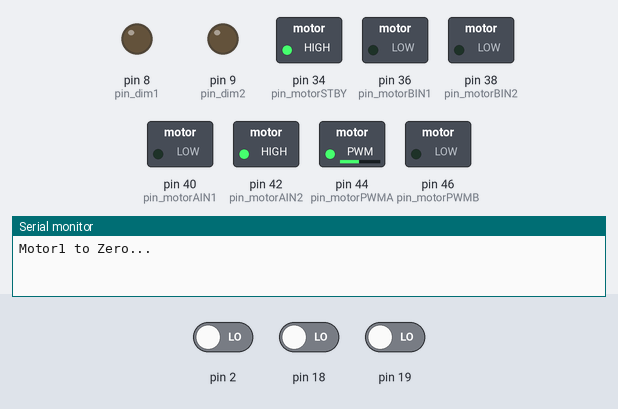
A sketch run on a simulated Arduino Mega 2560, built with avr-gcc and run on an emulated ATmega2560. Shown: switched loads named in the sketch (green lamp = pin HIGH), output pins drawn as LEDs (lit = HIGH), the last lines printed to the serial monitor. The test bench sets the inputs (shaded band); at power-on: pin 18 LOW, pin 19 LOW, pin 2 LOW. The local clock reads 2024-03-15 10:24:30 at power-on unless the sketch sets it.

Above: at 5.0 s.
5.1 s: pin 18 driven HIGH
At 6.3 s:
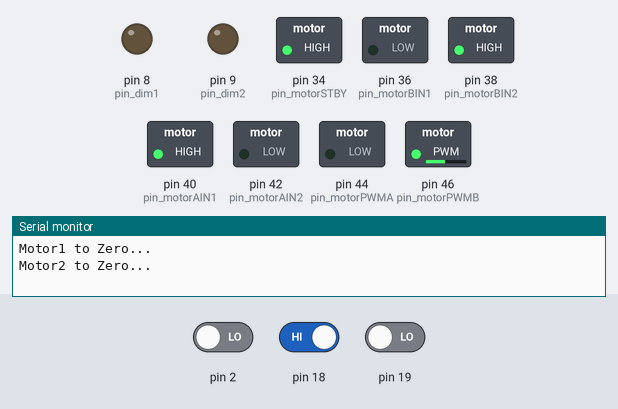
6.6 s: pin 19 driven HIGH
At 7.8 s:
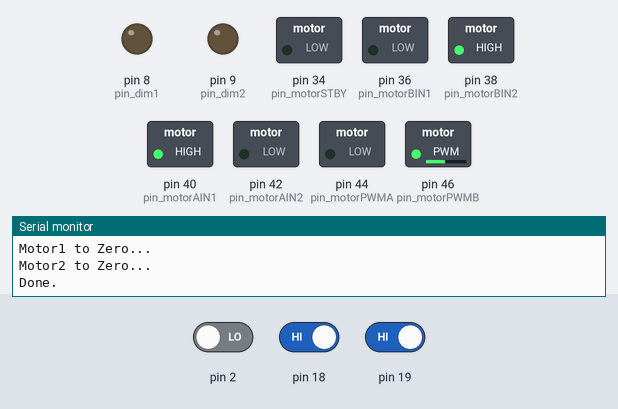
8.1 s: pin 2 driven HIGH
At 11.9 s:
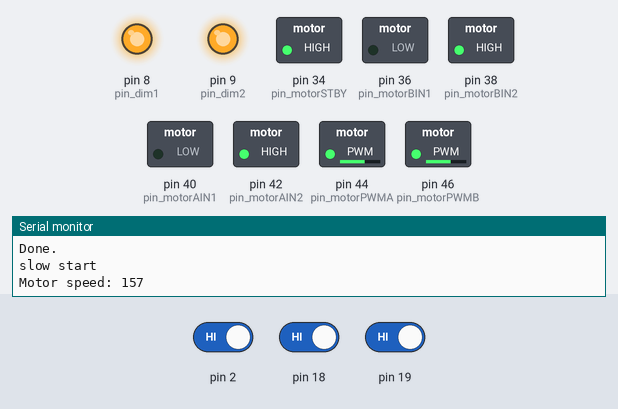
Timing chart, 0 to 13.4 s (numbered marks = the images above; inputs shaded):
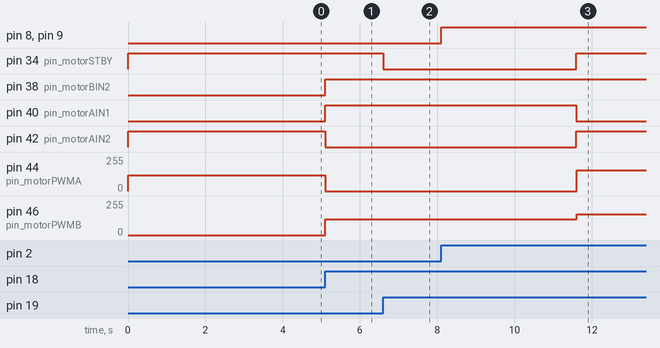

Measured:
- after the input at 5.1 s, pin 38 (pin_motorBIN2), pin 40 (pin_motorAIN1): LOW → HIGH at once; pin 42 (pin_motorAIN2): HIGH → LOW at once; pin 44 (pin_motorPWMA): 120/255 → 0/255 at once; pin 46 (pin_motorPWMB): 0/255 → 120/255 at once
- after the input at 6.6 s, pin 34 (pin_motorSTBY): HIGH → LOW at once
- after the input at 8.1 s, pin 8 (pin_dim1), pin 9 (pin_dim2): LOW → HIGH at once

The sketch:

orbit-01-sullivan.ino
```cpp
#include <Average.h>
#include "Arduino.h"
#include <digitalWriteFast.h>
#include <TimerOne.h>
#include <Wire.h>
#include "RTClib.h"

// Settings
const bool bool_motorOn = true;
const bool bool_lightsOn = true;
const bool bool_deviationLightsOff = false;
const bool bool_speedIncrease = false
;

const bool bool_zeroMotor = true;
const bool bool_slowStart = true;
const bool bool_serialPrinter_on = false;
const bool bool_manualSpeed = false;
const bool bool_RTC_schedule_on = false;
byte motor1_fixedSpeedStart = 161; // if motor1=163, 2=164, they have exact same speed (won't fall in/out of sync)
byte motor1_fixedSpeedEnd = 163;
byte motor2_fixedSpeedStart = 161; // 162-165 for opening: almost smashed after 4.5 hours
byte motor2_fixedSpeedEnd = 163;
unsigned long motor1SpeedIncreaseDuration = 3600000; // 167/167 perfect after 4 hours, but smashed after 6 hours!
unsigned long motor2SpeedIncreaseDuration = 3600000; //
byte minDim = 65; // not 70
byte maxDim = 110; // 110 max 128
const byte     photoGate_arraySize = 5;
byte           deviationAllowance = 500;

// 163 start = after 0.5h very close. after 1h15m getting a bit too weak.

// RTC setup
RTC_DS1307 RTC;
const byte AwakeTimeHour = 10;  // 0,1,2..23)
const byte AsleepTimeHour = 21;

// Time
unsigned long currentTime = 0;

// Dimmer setup
byte pin_dim1 = 8;               // Output to Opto Triac
byte pin_dim2 = 9;
byte interrupt_dim = 0;  // interrupt 0 = pin 2
volatile int dim_counter = 0;
volatile boolean zero_cross = 0;
int freqStep = 65; //65=128 steps, 32=256
byte dimStep = 128;
byte dim1 = dimStep;                 // Dimming level (0-128)  0 = on, 128 = 0ff
byte dim2 = dimStep;

// motor speed 1=164 / 2=162 // 62in circles

// Motor setup
byte pin_motorSTBY = 34;
// Motor 1 connected to A01 and A02
byte pin_motorPWMA = 44; //Speed control
byte pin_motorAIN1 = 40; //Direction
byte pin_motorAIN2 = 42; //Direction
// Motor 2 connected to B01 and B02
byte pin_motorPWMB = 46; //Speed control
byte pin_motorBIN1 = 36; //Direction
byte pin_motorBIN2 = 38; //Direction

byte motor1 = 1;
byte motor2 = 2;
byte motorDirection1 = 0; // 1=CCW, 0=CW
byte motorDirection2 = 0; // 1=CCW, 0=CW
int motor1degrees = 0;
int motor2degrees = 0;

// Pot Setup
byte pin_motorSpeedPot1 = A8;
byte pin_motorSpeedPot2 = A9;
byte val_motorSpeedPot1 = 0;
byte val_motorSpeedPot2 = 0;

// photoGates Setup
byte interrupt_pin_photoGate1 = 5; // PIN 19
byte interrupt_pin_photoGate2 = 4; // PIN 18


//interrupt variables
volatile unsigned long  photoGate1_MS_now = 0;
volatile bool           bool_photoGate1 = false; // true=1,open; false=0,closed

unsigned long  photoGate1_MS_last = 0;
int            photoGate1_time_now = 0;
Average<int>   photoGate1_ave(photoGate_arraySize);
int            photoGate1_time_average = 0;
int            photoGate1_deviation = 0;

//interrupt variables
volatile unsigned long  photoGate2_MS_now = 0;
volatile bool           bool_photoGate2 = false; // true=1,open; false=0,closed

unsigned long  photoGate2_MS_last = 0;
int            photoGate2_time_now = 0;
Average<int>   photoGate2_ave(photoGate_arraySize);
int            photoGate2_time_average = 0;
int            photoGate2_deviation = 0;


int encoder1degrees = 0;
int encoder2degrees = 0;

void setup()
{
  Serial.begin(9600);

  // RTC
  Wire.begin();
  RTC.begin();

  DateTime now = RTC.now();
  DateTime compiled = DateTime(__DATE__, __TIME__);

    if (now.unixtime() < compiled.unixtime()) {
      Serial.println("RTC is older than compile time! Updating");
      // following line sets the RTC to the date & time this sketch was compiled
      RTC.adjust(DateTime(__DATE__, __TIME__));
    }

  // Dimmers
  pinMode(pin_dim1, OUTPUT);                                   // Set the Triac pin as output
  pinMode(pin_dim2, OUTPUT);
  attachInterrupt(interrupt_dim, zero_cross_detect, RISING);   // Attach an Interupt to Pin 20 (interupt 3) for Zero Cross Detection
  Timer1.initialize(freqStep);                                 // Initialize TimerOne library for the freq we need
  Timer1.attachInterrupt(dim_check, freqStep);

  // Motors
  pinMode(pin_motorSTBY, OUTPUT);
  pinMode(pin_motorPWMA, OUTPUT);
  pinMode(pin_motorAIN1, OUTPUT);
  pinMode(pin_motorAIN2, OUTPUT);
  pinMode(pin_motorPWMB, OUTPUT);
  pinMode(pin_motorBIN1, OUTPUT);
  pinMode(pin_motorBIN2, OUTPUT);
  digitalWrite(pin_motorSTBY, LOW); // Set motors to Standby

  // MotorPots
  pinMode(pin_motorSpeedPot1, INPUT);
  pinMode(pin_motorSpeedPot2, INPUT);

  // photoGates
  attachInterrupt(interrupt_pin_photoGate1, photoGate1Detect, RISING);
  attachInterrupt(interrupt_pin_photoGate2, photoGate2Detect, RISING);

  // Bring motor to 0
  if(!bool_RTC_schedule_on) {
      if(bool_motorOn) {
        if(bool_zeroMotor) {
          motorToZero();
          delay(5000);
        }
        if(bool_slowStart) {
          Serial.println("slow start");
          motorSlowStart();
        }
      }
  }
}

void loop() {

  if(bool_RTC_schedule_on) {
    byte our = 0;
    DateTime now = RTC.now();
    our = now.hour();

    if ((our >= AwakeTimeHour) && (our < AsleepTimeHour)) {
      if(bool_motorOn) {
          if(bool_zeroMotor) {
            motorToZero();
            delay(3000);
          }
          if(bool_slowStart) {
            Serial.println("slow start");
            motorSlowStart();
          }
      }
        while((our >= AwakeTimeHour) && (our < AsleepTimeHour)) {
          update();
        }
    } else {
      printTime(now);
      Serial.print("Asleep until ");
      Serial.print(AwakeTimeHour, DEC);
      Serial.print(" o'clock");
      Serial.println();
      delay(1000);
    }
  } else {
    update();
  }
}

void update() {

  currentTime = millis();

  // RTC
  byte our = 0;
  DateTime now = RTC.now();
  our = now.hour();

  // MotorSpeed
  if(bool_motorOn) {

    if(bool_manualSpeed) {
          val_motorSpeedPot1 = map(analogRead(pin_motorSpeedPot1), 0, 1023, 120, 200);
          val_motorSpeedPot2 = map(analogRead(pin_motorSpeedPot2), 0, 1023, 120, 200);

    } else if(bool_speedIncrease) {
          if(currentTime < motor1SpeedIncreaseDuration) {
            val_motorSpeedPot1 = map(currentTime, 0, motor1SpeedIncreaseDuration, motor1_fixedSpeedStart, motor1_fixedSpeedEnd);
          } else {
            val_motorSpeedPot1 = motor1_fixedSpeedEnd;
          }
          if(currentTime < motor2SpeedIncreaseDuration) {
            val_motorSpeedPot2 = map(currentTime, 0, motor2SpeedIncreaseDuration, motor2_fixedSpeedStart, motor2_fixedSpeedEnd);
          } else {
            val_motorSpeedPot2 = motor2_fixedSpeedEnd;
          }

    } else {
      val_motorSpeedPot1 = motor1_fixedSpeedStart;
      val_motorSpeedPot2 = motor2_fixedSpeedStart;
    }

  } else {
          val_motorSpeedPot1 = 0;
          val_motorSpeedPot1 = 0;
  }

  // Motor control
  motorMove(motor1, val_motorSpeedPot1, motorDirection1); //motor 1, speed 0-255, left
  motorMove(motor2, val_motorSpeedPot2, motorDirection2); //motor 2, speed 0-255, left
  // motorStop(); //stop

  motor1degrees = map((currentTime - photoGate1_MS_now), 0, photoGate1_time_average, 0, 360);
  motor2degrees = map((currentTime - photoGate2_MS_now), 0, photoGate2_time_average, 0, 360);

  // Handle photoGate
  if(bool_photoGate1) {
    photoGate1_time_now = photoGate1_MS_now - photoGate1_MS_last;
    photoGate1_time_average = photoGate1_ave.rolling(photoGate1_time_now);
    photoGate1_deviation = photoGate1_ave.stddev();
    photoGate1_MS_last = photoGate1_MS_now;
    bool_photoGate1 = false;
    //Serial.println("photoGate1");
  }

  if(bool_photoGate2) {
    photoGate2_time_now = photoGate2_MS_now - photoGate2_MS_last;
    photoGate2_time_average = photoGate2_ave.rolling(photoGate2_time_now);
    photoGate2_deviation = photoGate2_ave.stddev();
    photoGate2_MS_last = photoGate2_MS_now;
    bool_photoGate2 = false;
    //Serial.print("\t");
    //Serial.println("photoGate2");
  }

  if(bool_lightsOn) {
      if(bool_deviationLightsOff) {
          if(photoGate1_deviation < deviationAllowance) {
            dim1 = map(dist(motor1degrees, motor2degrees), 0, 1000, minDim, maxDim);
          } else {
            dim1 = dimStep;
          }
          if(photoGate2_deviation < deviationAllowance) {
            dim2 = map(dist(motor1degrees, motor2degrees), 0, 1000, minDim, maxDim);
          } else {
            dim2 = dimStep;
          }
      }
      else {
        dim1 = map(dist(motor1degrees, motor2degrees), 0, 1000, minDim, maxDim);
        dim2 = map(dist(motor1degrees, motor2degrees), 0, 1000, minDim, maxDim);
      }
  } else {
    digitalWrite(pin_dim1, LOW);
    digitalWrite(pin_dim2, LOW);
  }

  if(bool_serialPrinter_on) {
    serialPrinter();
  }

}

// RTC
// ~~~ GetTime retrieves the current date/time from RTC module
void GetTime ()  {
  byte our = 0;
  DateTime now = RTC.now();
  printTime(now);
  our = now.hour();
  Serial.println(our, DEC);
}
void printTime(DateTime now){
   Serial.print(now.year(), DEC);
   Serial.print('/');
   Serial.print(now.month(), DEC);
   Serial.print('/');
   Serial.print(now.day(), DEC);
   Serial.print(' ');
   Serial.print(now.hour(), DEC);
   Serial.print(':');
   Serial.print(now.minute(), DEC);
   Serial.print(':');
   Serial.print(now.second(), DEC);
   Serial.println();
}

// photoGate Interrupt
void photoGate1Detect() {
  //Serial.println("gate1");
    bool_photoGate1 = true; // true=1,open; false=0,closed
    photoGate1_MS_now = currentTime;
}

void photoGate2Detect() {
  //Serial.println("gate2");
    bool_photoGate2 = true; // true=1,open; false=0,closed
    photoGate2_MS_now = currentTime;
}

// Dimmer
void zero_cross_detect() {
  zero_cross = true;               // set the boolean to true to tell our dimming function that a zero cross has occured
  dim_counter=0;
  digitalWrite(pin_dim1, LOW);       // turn off TRIAC (and AC)
  digitalWrite(pin_dim2, LOW);
}

// Turn on the TRIAC at the appropriate time
void dim_check() {
  if(zero_cross == true) {
    if(dim_counter>=dim1) {
      digitalWrite(pin_dim1, HIGH); // turn on light
    }
    if(dim_counter>=dim2) {
      digitalWrite(pin_dim2, HIGH); // turn on light
    }
    dim_counter++; // increment time step counter
  }
}


// Motor Control

void motorMove(int motor, int speed, int direction){
//motorMove specific motor at speed and direction
//motor: 0 for B 1 for A
//speed: 0 is off, and 255 is full speed
//direction: 0 clockwise, 1 counter-clockwise

  digitalWrite(pin_motorSTBY, HIGH); //disable standby

  boolean inPin1 = LOW;
  boolean inPin2 = HIGH;

  if(direction == 1){
    inPin1 = HIGH;
    inPin2 = LOW;
  }

  if(motor == 1){
    digitalWrite(pin_motorAIN1, inPin1);
    digitalWrite(pin_motorAIN2, inPin2);
    analogWrite(pin_motorPWMA, speed);
  }else{
    digitalWrite(pin_motorBIN1, inPin1);
    digitalWrite(pin_motorBIN2, inPin2);
    analogWrite(pin_motorPWMB, speed);
  }
}

void motorStop(){
//enable standby
  digitalWrite(pin_motorSTBY, LOW);
}

// Distance calculation
float dist(float deg1, float deg2) {
   float rad1 = deg1 * PI/180;
   float rad2 = deg2 * PI/180;
   float r = 250;
   float offset = r*2;
   float x1 = r*cos(rad1);
   float y1 = r*sin(rad1);
   float x2 = r*cos(rad2)-offset;
   float y2 = r*sin(rad2);
   float dist = sqrt(pow((x1-x2),2) + pow(y1-y2,2));
   return dist;
}

void motorToZero() {
  Serial.println("Motor1 to Zero...");
  while(!bool_photoGate1) {
    motorMove(motor1, 120, motorDirection1);
  }
  motorMove(motor1, 0, 1);

  Serial.println("Motor2 to Zero...");
  while(!bool_photoGate2) {
    motorMove(motor2, 120, motorDirection2);
  }
  motorStop();
  Serial.println("Done.");
}

void motorSlowStart() {
  update();
  for(int i = 157; i < val_motorSpeedPot1; i++) {
    motorMove(motor1, i, motorDirection1);
    motorMove(motor2, i, motorDirection2);
    Serial.print("Motor speed: ");
    Serial.println(i);
    delay(10000);
  }
}

void serialPrinter() {
  Serial.print("Motor1: ");
  Serial.print(val_motorSpeedPot1);
  Serial.print("\t");
  Serial.print(photoGate1_time_average);
  Serial.print("\t");
  Serial.print(photoGate1_deviation);
  Serial.print("\t");
  Serial.print(motor1degrees);
  Serial.print("\t");

  Serial.print("Motor2: ");
  Serial.print(val_motorSpeedPot2);
  Serial.print("\t");
  Serial.print(photoGate2_time_average);
  Serial.print("\t");
  Serial.print(photoGate2_deviation);
  Serial.print("\t");
  Serial.print(motor2degrees);
  Serial.print("\t");

  Serial.print("Dim: ");
  Serial.print(dim1);
  Serial.print("/");
  Serial.print(dim2);

  Serial.print("\t");
  Serial.print(currentTime);
  Serial.print("\t");
  Serial.print(motor1SpeedIncreaseDuration);
  Serial.print("\t");
  Serial.print(motor2SpeedIncreaseDuration);

  Serial.println();
}
```
